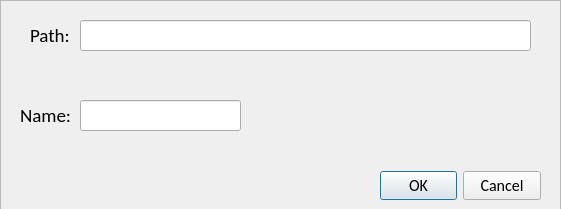
<?xml version="1.0" encoding="UTF-8"?>
<ui version="4.0">
 <class>DIalog</class>
 <widget class="QDialog" name="DIalog">
  <property name="geometry">
   <rect>
    <x>0</x>
    <y>0</y>
    <width>561</width>
    <height>209</height>
   </rect>
  </property>
  <property name="windowTitle">
   <string>Set Name for Path</string>
  </property>
  <property name="windowIcon">
   <iconset>
    <normaloff>icon.ico</normaloff>icon.ico</iconset>
  </property>
  <widget class="QFrame" name="frame">
   <property name="geometry">
    <rect>
     <x>0</x>
     <y>0</y>
     <width>561</width>
     <height>251</height>
    </rect>
   </property>
   <property name="font">
    <font>
     <family>Calibri</family>
     <pointsize>14</pointsize>
    </font>
   </property>
   <property name="frameShape">
    <enum>QFrame::StyledPanel</enum>
   </property>
   <property name="frameShadow">
    <enum>QFrame::Raised</enum>
   </property>
   <widget class="QDialogButtonBox" name="ok_cancel">
    <property name="geometry">
     <rect>
      <x>380</x>
      <y>170</y>
      <width>161</width>
      <height>32</height>
     </rect>
    </property>
    <property name="font">
     <font>
      <family>Calibri</family>
      <pointsize>12</pointsize>
     </font>
    </property>
    <property name="orientation">
     <enum>Qt::Horizontal</enum>
    </property>
    <property name="standardButtons">
     <set>QDialogButtonBox::Cancel|QDialogButtonBox::Ok</set>
    </property>
   </widget>
   <widget class="QLabel" name="label">
    <property name="geometry">
     <rect>
      <x>30</x>
      <y>20</y>
      <width>41</width>
      <height>31</height>
     </rect>
    </property>
    <property name="text">
     <string>Path:</string>
    </property>
   </widget>
   <widget class="QLineEdit" name="dialog_path">
    <property name="geometry">
     <rect>
      <x>80</x>
      <y>20</y>
      <width>451</width>
      <height>31</height>
     </rect>
    </property>
    <property name="text">
     <string/>
    </property>
   </widget>
   <widget class="QLineEdit" name="dialog_name">
    <property name="geometry">
     <rect>
      <x>80</x>
      <y>100</y>
      <width>161</width>
      <height>31</height>
     </rect>
    </property>
   </widget>
   <widget class="QLabel" name="label_2">
    <property name="geometry">
     <rect>
      <x>20</x>
      <y>100</y>
      <width>51</width>
      <height>31</height>
     </rect>
    </property>
    <property name="text">
     <string>Name:</string>
    </property>
   </widget>
  </widget>
 </widget>
 <resources/>
 <connections>
  <connection>
   <sender>ok_cancel</sender>
   <signal>accepted()</signal>
   <receiver>DIalog</receiver>
   <slot>accept()</slot>
   <hints>
    <hint type="sourcelabel">
     <x>248</x>
     <y>254</y>
    </hint>
    <hint type="destinationlabel">
     <x>157</x>
     <y>274</y>
    </hint>
   </hints>
  </connection>
  <connection>
   <sender>ok_cancel</sender>
   <signal>rejected()</signal>
   <receiver>DIalog</receiver>
   <slot>reject()</slot>
   <hints>
    <hint type="sourcelabel">
     <x>316</x>
     <y>260</y>
    </hint>
    <hint type="destinationlabel">
     <x>286</x>
     <y>274</y>
    </hint>
   </hints>
  </connection>
 </connections>
</ui>
